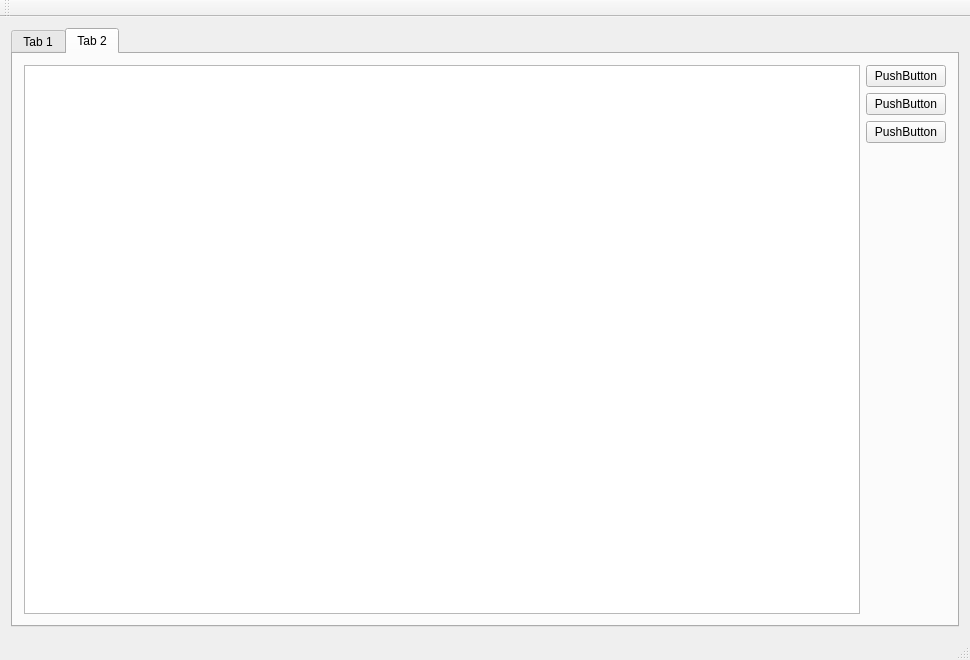
<?xml version="1.0" encoding="UTF-8"?>
<ui version="4.0">
 <class>R_SimpleInterpreter</class>
 <widget class="QMainWindow" name="R_SimpleInterpreter">
  <property name="geometry">
   <rect>
    <x>0</x>
    <y>0</y>
    <width>970</width>
    <height>660</height>
   </rect>
  </property>
  <property name="sizePolicy">
   <sizepolicy hsizetype="Preferred" vsizetype="Preferred">
    <horstretch>0</horstretch>
    <verstretch>0</verstretch>
   </sizepolicy>
  </property>
  <property name="windowTitle">
   <string>R_SimpleInterpreter</string>
  </property>
  <widget class="QWidget" name="centralWidget">
   <property name="sizePolicy">
    <sizepolicy hsizetype="MinimumExpanding" vsizetype="MinimumExpanding">
     <horstretch>0</horstretch>
     <verstretch>0</verstretch>
    </sizepolicy>
   </property>
   <layout class="QHBoxLayout" name="horizontalLayout_2">
    <item>
     <widget class="QTabWidget" name="tabWidget">
      <property name="currentIndex">
       <number>1</number>
      </property>
      <widget class="QWidget" name="tab">
       <attribute name="title">
        <string>Tab 1</string>
       </attribute>
       <layout class="QVBoxLayout" name="verticalLayout_3">
        <item>
         <widget class="QPlainTextEdit" name="plainTextEdit"/>
        </item>
        <item>
         <layout class="QVBoxLayout" name="verticalLayout">
          <item>
           <widget class="QPushButton" name="pushButton">
            <property name="text">
             <string>Interpret input</string>
            </property>
           </widget>
          </item>
         </layout>
        </item>
        <item>
         <layout class="QHBoxLayout" name="horizontalLayout">
          <item>
           <widget class="QLabel" name="label">
            <property name="text">
             <string>Result:</string>
            </property>
           </widget>
          </item>
          <item>
           <widget class="QLineEdit" name="lineEdit_2"/>
          </item>
         </layout>
        </item>
        <item>
         <widget class="QTextEdit" name="textEdit"/>
        </item>
       </layout>
      </widget>
      <widget class="QWidget" name="tab_2">
       <attribute name="title">
        <string>Tab 2</string>
       </attribute>
       <layout class="QHBoxLayout" name="horizontalLayout_3">
        <item>
         <widget class="QTreeView" name="SymbolTableView"/>
        </item>
        <item>
         <layout class="QVBoxLayout" name="verticalLayout_4">
          <item>
           <widget class="QPushButton" name="pushButton_2">
            <property name="text">
             <string>PushButton</string>
            </property>
           </widget>
          </item>
          <item>
           <widget class="QPushButton" name="pushButton_3">
            <property name="text">
             <string>PushButton</string>
            </property>
           </widget>
          </item>
          <item>
           <widget class="QPushButton" name="pushButton_4">
            <property name="text">
             <string>PushButton</string>
            </property>
           </widget>
          </item>
          <item>
           <spacer name="verticalSpacer">
            <property name="orientation">
             <enum>Qt::Vertical</enum>
            </property>
            <property name="sizeHint" stdset="0">
             <size>
              <width>20</width>
              <height>40</height>
             </size>
            </property>
           </spacer>
          </item>
         </layout>
        </item>
       </layout>
      </widget>
     </widget>
    </item>
   </layout>
  </widget>
  <widget class="QMenuBar" name="menuBar">
   <property name="geometry">
    <rect>
     <x>0</x>
     <y>0</y>
     <width>970</width>
     <height>20</height>
    </rect>
   </property>
  </widget>
  <widget class="QToolBar" name="mainToolBar">
   <attribute name="toolBarArea">
    <enum>TopToolBarArea</enum>
   </attribute>
   <attribute name="toolBarBreak">
    <bool>false</bool>
   </attribute>
  </widget>
  <widget class="QStatusBar" name="statusBar"/>
 </widget>
 <layoutdefault spacing="6" margin="11"/>
 <resources/>
 <connections/>
</ui>
